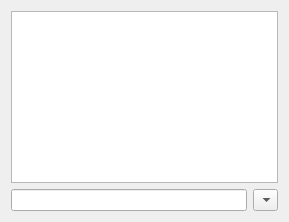
<?xml version="1.0" encoding="UTF-8"?>
<ui version="4.0">
 <class>GrassWindow</class>
 <widget class="QWidget" name="GrassWindow">
  <property name="geometry">
   <rect>
    <x>0</x>
    <y>0</y>
    <width>289</width>
    <height>222</height>
   </rect>
  </property>
  <property name="windowTitle">
   <string>Grass Window</string>
  </property>
  <property name="windowIcon">
   <iconset resource="../gui/resources.qrc">
    <normaloff>:/icons/icons/512 Terminal.png</normaloff>:/icons/icons/512 Terminal.png</iconset>
  </property>
  <layout class="QVBoxLayout" name="verticalLayout">
   <item>
    <widget class="QTextEdit" name="outimageinfo">
     <property name="textInteractionFlags">
      <set>Qt::TextSelectableByKeyboard|Qt::TextSelectableByMouse</set>
     </property>
    </widget>
   </item>
   <item>
    <layout class="QHBoxLayout" name="horizontalLayout">
     <item>
      <widget class="QLineEdit" name="command"/>
     </item>
     <item>
      <widget class="QComboBox" name="hist">
       <property name="sizePolicy">
        <sizepolicy hsizetype="Minimum" vsizetype="Minimum">
         <horstretch>0</horstretch>
         <verstretch>0</verstretch>
        </sizepolicy>
       </property>
       <property name="minimumSize">
        <size>
         <width>10</width>
         <height>10</height>
        </size>
       </property>
       <property name="maximumSize">
        <size>
         <width>25</width>
         <height>16777215</height>
        </size>
       </property>
      </widget>
     </item>
    </layout>
   </item>
  </layout>
 </widget>
 <resources>
  <include location="../gui/resources.qrc"/>
 </resources>
 <connections/>
</ui>
